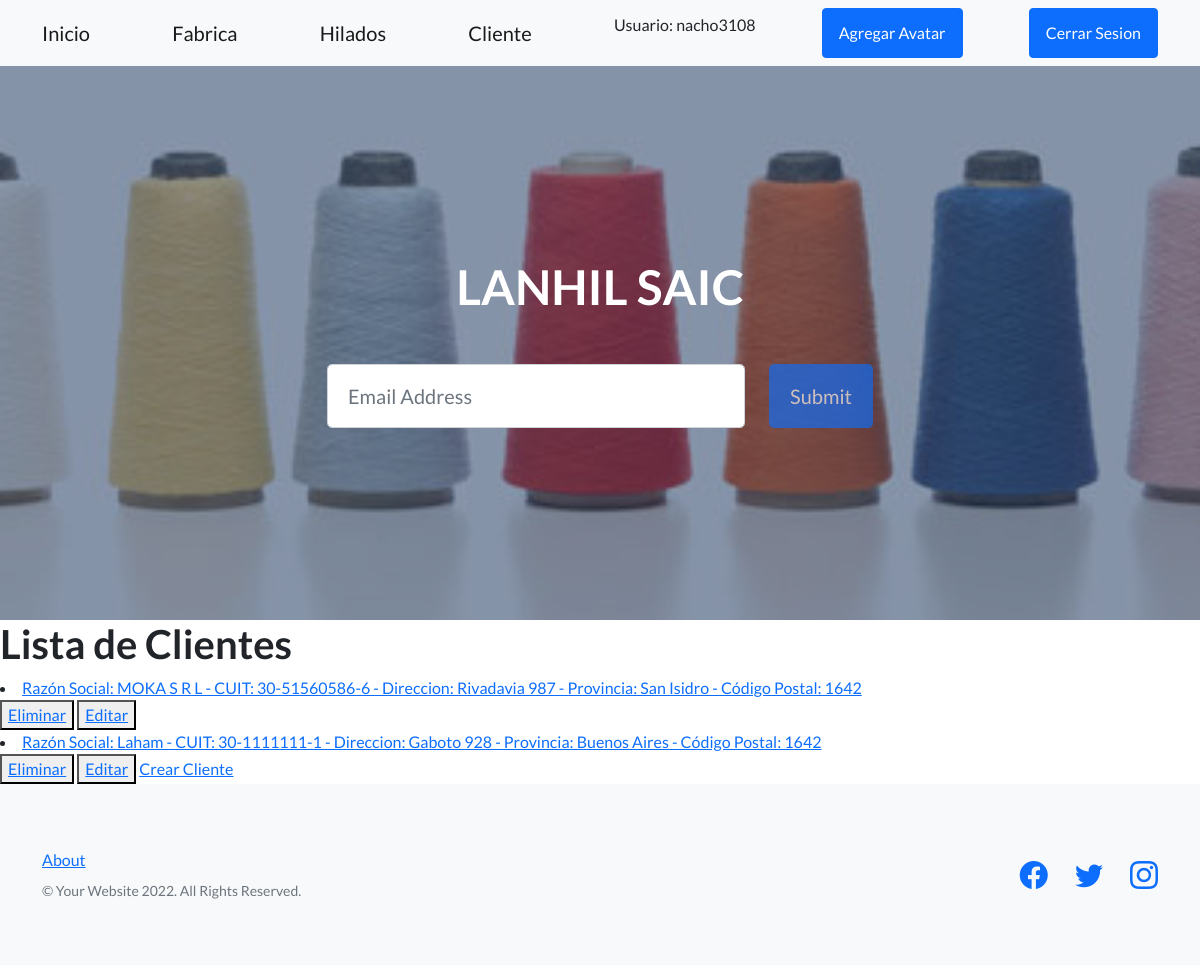
The page /appProduccion/listaClientes/ (signed in) on the database its author committed.
### appProduccion/models.py (models this page shows)
class Cliente(models.Model):
    razonSocial = models.CharField(max_length=50)
    cuit = models.CharField(max_length=50)
    direccion = models.CharField(max_length=50)
    provincia = models.CharField(max_length=50)
    codigoPostal = models.IntegerField()
    def __str__(self):
        return f"Razón Social: {self.razonSocial} - CUIT: {self.cuit} - Direccion: {self.direccion} - Provincia: {self.provincia} - Código Postal: {self.codigoPostal}"

### appProduccion/views.py (the view)
# urls.py: path('listaClientes/', ClienteList.as_view(), name="ListaClientes"),
class ClienteList(ListView):
    model = Cliente
    template_name = 'appProduccion/cliente_list.html'
    context_object_name = 'clientes' #recibe como contexto la lista de clientes

### appProduccion/templates/appProduccion/cliente_list.html
{% extends "appProduccion/padre.html" %}
{% load static %}
{% block contenidoQueCambia %}
    <h1>Lista de Clientes</h1>
        {% for cliente in clientes %}
            <li>
                <a href="{% url 'DetalleCliente' cliente.id %}">{{cliente}}</a>
            </li>
            <button>
                <a href="{% url 'EliminaCliente' cliente.id %}" >Eliminar</a>
            </button>
            <button>
                <a href="{% url 'ActualizaCliente' cliente.id %}" >Editar</a>
            </button>
        {% endfor %}
        <a href = "{% url 'CreaCliente' %}">Crear Cliente</a>
{% endblock %}

### appProduccion/templates/appProduccion/padre.html (shortened to what this page needs)
<!DOCTYPE html>
<html lang="en">
    <head>
        {% load static %}
        <link href="https://cdn.jsdelivr.net/npm/bootstrap-icons@1.5.0/font/bootstrap-icons.css" rel="stylesheet" type="text/css" />
        <link href="{% static 'appProduccion/css/styles.css' %}" rel="stylesheet" />
    </head>
    <body>
        <nav class="navbar navbar-light bg-light static-top">
            <div class="container">
                {% if user.is_authenticated %}
                    <a class="navbar-brand" href="{% url 'Inicio' %}">Inicio</a>
                    <a class="navbar-brand" href="{% url 'LeerFabricas' %}">Fabrica</a>
                    <a class="navbar-brand" href="{% url 'ListaHilados' %}">Hilados</a>
                    <a class="navbar-brand" href="{% url 'ListaClientes' %}">Cliente</a>
                    <p>Usuario: {{user.username}}</p>
                    <a class ="btn btn-primary" href="{% url 'AgregarAvatar' %}">Agregar Avatar</a>
                    <a class="btn btn-primary" href="{% url 'Logout' %}">Cerrar Sesion</a>
                {% else %}
                    <p align="right">
                        <a class="btn btn-primary" href="{% url 'Registrar' %}">Registrarse</a>
                        <a class ="btn btn-primary" href="{% url 'Login' %}">Iniciar Sesion</a>
                    </p>
                {% endif %}
            </div>
        </nav>
        <header class="masthead">
            <div class="container position-relative">
                <div class="row justify-content-center">
                    <div class="col-xl-6">
                        <div class="text-center text-white">
                            <h1 class="mb-5">LANHIL SAIC</h1>
                            <form class="form-subscribe" id="contactForm" data-sb-form-api-token="API_TOKEN">
                                <div class="row">
                                    <div class="col">
                                        <input class="form-control form-control-lg" id="emailAddress" type="email" placeholder="Email Address" data-sb-validations="required,email" />
                                    </div>
                                    <div class="col-auto"><button class="btn btn-primary btn-lg disabled" id="submitButton" type="submit">Submit</button></div>
                                </div>
                            </form>
                        </div>
                    </div>
                </div>
            </div>
        </header>
        {% block contenidoQueCambia %}
        {% endblock %}
        <footer class="footer bg-light">
            <div class="container">
                <div class="row">
                    <div class="col-lg-6 h-100 text-center text-lg-start my-auto">
                        <ul class="list-inline mb-2">
                            <li class="list-inline-item"><a href="{% url 'AboutMe' %}">About</a></li>
                        </ul>
                        <p class="text-muted small mb-4 mb-lg-0">&copy; Your Website 2022. All Rights Reserved.</p>
                    </div>
                    <div class="col-lg-6 h-100 text-center text-lg-end my-auto">
                        <ul class="list-inline mb-0">
                            <li class="list-inline-item me-4">
                                <a href="#!"><i class="bi-facebook fs-3"></i></a>
                            </li>
                            <li class="list-inline-item me-4">
                                <a href="#!"><i class="bi-twitter fs-3"></i></a>
                            </li>
                            <li class="list-inline-item">
                                <a href="#!"><i class="bi-instagram fs-3"></i></a>
                            </li>
                        </ul>
                    </div>
                </div>
            </div>
        </footer>
    </body>
</html>

### rows shown on the page
Cliente: razonSocial+cuit+direccion "Razón Social: MOKA S R L - CUIT: 30-51560586-6 - Direccion: Rivadavia 987 - Provincia: San Isidro - Código Postal: 1642"
Cliente: razonSocial+cuit+direccion "Razón Social: Laham - CUIT: 30-1111111-1 - Direccion: Gaboto 928 - Provincia: Buenos Aires - Código Postal: 1642"

### other values the page prints
{{ user.username }} "nacho3108"
